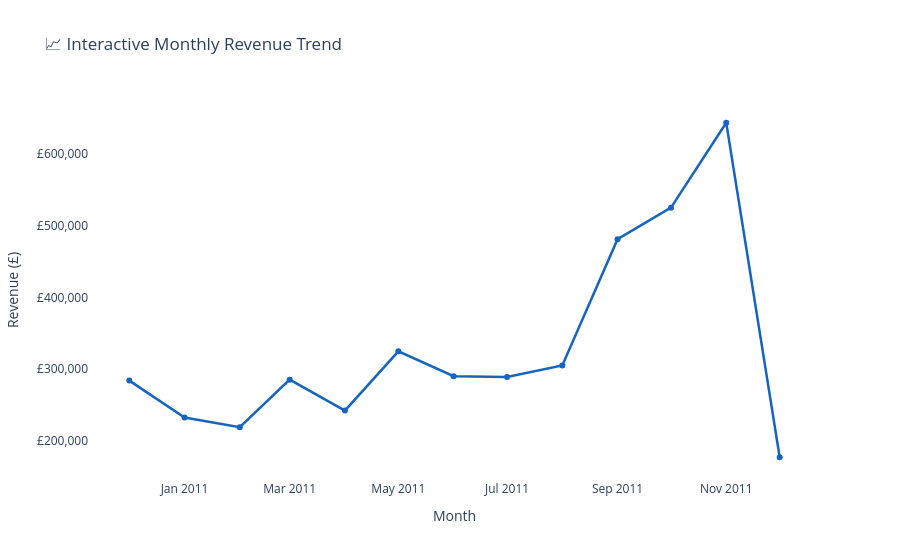

The notebook cell this image was saved under:
### Markdown cell above
### 🖱️ Chart 10 — Interactive Line Chart: Monthly Revenue

### Code cell
fig = px.line(
    monthly, x='Period', y='Revenue',
    title='📈 Interactive Monthly Revenue Trend',
    labels={'Revenue': 'Revenue (£)', 'Period': 'Month'},
    markers=True,
    color_discrete_sequence=['#1565C0']
)
fig.update_traces(line_width=2.5)
fig.update_layout(
    hovermode='x unified',
    plot_bgcolor='white',
    yaxis_tickprefix='£',
    yaxis_tickformat=',.0f'
)
fig.write_html('../reports/viz_interactive_revenue.html')
fig.show()
print('✅ Saved: reports/viz_interactive_revenue.html')

### Figure 1 — Plotly figure (JSON) as saved in the notebook; plotly's stock layout.template omitted (floating-point values rounded to 4 significant figures)
{"data": [{"hovertemplate": "Month=%{x}<br>Revenue (£)=%{y}<extra></extra>", "legendgroup": "", "line": {"color": "#1565C0", "dash": "solid", "width": 2.5}, "marker": {"symbol": "circle"}, "mode": "lines+markers", "name": "", "orientation": "v", "showlegend": false, "type": "scatter", "x": ["2010-12-01T00:00:00.000000", "2011-01-01T00:00:00.000000", "2011-02-01T00:00:00.000000", "2011-03-01T00:00:00.000000", "2011-04-01T00:00:00.000000", "2011-05-01T00:00:00.000000", "2011-06-01T00:00:00.000000", "2011-07-01T00:00:00.000000", "2011-08-01T00:00:00.000000", "2011-09-01T00:00:00.000000", "2011-10-01T00:00:00.000000", "2011-11-01T00:00:00.000000", "2011-12-01T00:00:00.000000"], "xaxis": "x", "y": [284100.0, 232800.0, 219200.0, 285500.0, 242400.0, 324900.0, 290200.0, 289100.0, 305200.0, 480900.0, 524800.0, 643000.0, 177400.0], "yaxis": "y"}], "layout": {"hovermode": "x unified", "legend": {"tracegroupgap": 0}, "plot_bgcolor": "white", "title": {"text": "📈 Interactive Monthly Revenue Trend"}, "xaxis": {"anchor": "y", "domain": [0, 1], "title": {"text": "Month"}}, "yaxis": {"anchor": "x", "domain": [0, 1], "tickformat": ",.0f", "tickprefix": "£", "title": {"text": "Revenue (£)"}}}}
